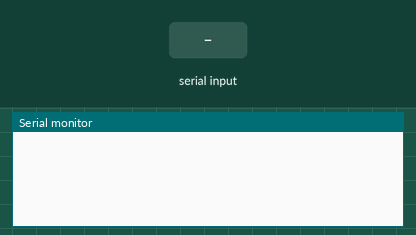
Simulated run of this program. Board: Arduino Uno, built with avr-gcc and run on an emulated ATmega328P. Shown: the last lines printed to the serial monitor. Inputs (shaded band) come from the test bench.

Above: at 1.2 s.
1.3 s: "CLAW:CLOSE\n" received over Serial
At 2.0 s:
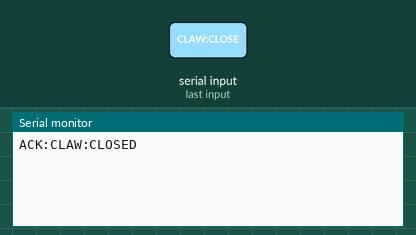
2.8 s: "CLAW:OPEN\n" received over Serial
At 3.2 s:
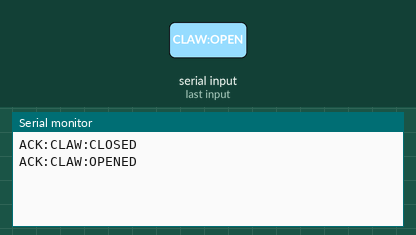
4.3 s: "CLAW:STATUS?\n" received over Serial
At 5.5 s:
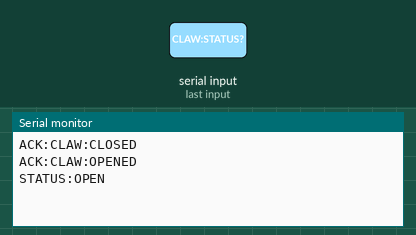
5.8 s: "1\n" received over Serial
At 6.8 s:
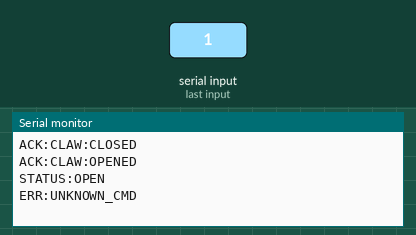

Measured:
- after the input at 1.3 s, the serial monitor: prints a new line at once (image 1)
- after the input at 2.8 s, the serial monitor: prints a new line at once (image 2)
- after the input at 4.3 s, the serial monitor: prints a new line at once (image 3)
- after the input at 5.8 s, the serial monitor: prints a new line at once (image 4)

The program:

main.cpp
```cpp
#include <Arduino.h>
#include "claw_controller.h"

static bool g_is_closed = false;

void claw_controller_init(void)
{
    Serial.begin(115200);
    while (!Serial)
    {
    }
    g_is_closed = false;
}

void claw_controller_tick(void)
{
    if (!Serial.available())
    {
        return;
    }

    String line = Serial.readStringUntil('\n');
    line.trim();

    if (line == "CLAW:CLOSE")
    {
        // TODO: Drive physical claw actuator to close.
        g_is_closed = true;
        Serial.println("ACK:CLAW:CLOSED");
        return;
    }

    if (line == "CLAW:OPEN")
    {
        // TODO: Drive physical claw actuator to open.
        g_is_closed = false;
        Serial.println("ACK:CLAW:OPENED");
        return;
    }

    if (line == "CLAW:STATUS?")
    {
        Serial.println(g_is_closed ? "STATUS:CLOSED" : "STATUS:OPEN");
        return;
    }

    Serial.println("ERR:UNKNOWN_CMD");
}

bool claw_is_closed(void)
{
    return g_is_closed;
}

void setup()
{
    claw_controller_init();
}

void loop()
{
    claw_controller_tick();
    delay(5);
}
```

claw_controller.h
```cpp
#ifndef CLAW_CONTROLLER_H
#define CLAW_CONTROLLER_H

#include <stdbool.h>

void claw_controller_init(void);
void claw_controller_tick(void);
bool claw_is_closed(void);

#endif
```
